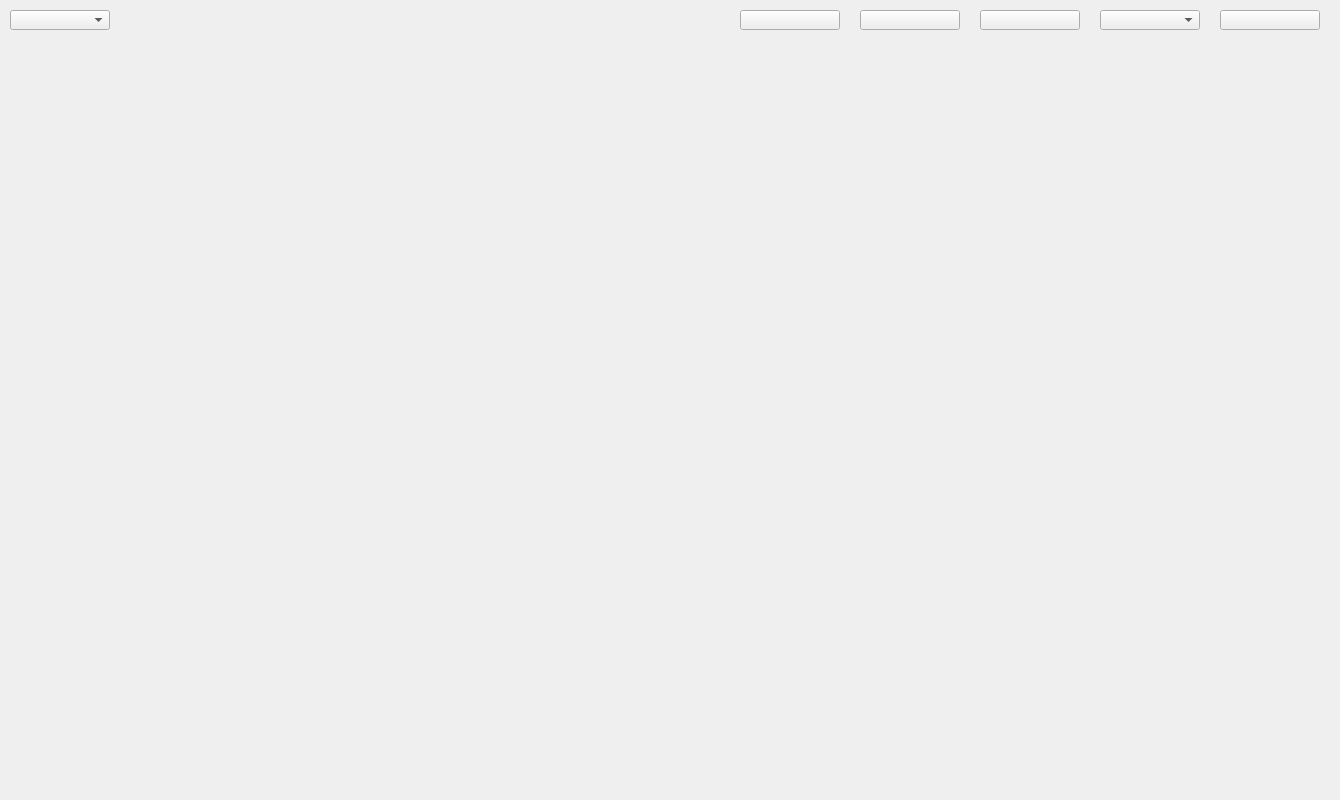
<?xml version="1.0" encoding="UTF-8"?>
<ui version="4.0">
 <class>Widget</class>
 <widget class="QWidget" name="Widget">
  <property name="geometry">
   <rect>
    <x>0</x>
    <y>0</y>
    <width>1340</width>
    <height>800</height>
   </rect>
  </property>
  <property name="minimumSize">
   <size>
    <width>1340</width>
    <height>800</height>
   </size>
  </property>
  <property name="maximumSize">
   <size>
    <width>1340</width>
    <height>800</height>
   </size>
  </property>
  <property name="windowTitle">
   <string>Widget</string>
  </property>
  <widget class="QComboBox" name="comboBox">
   <property name="geometry">
    <rect>
     <x>10</x>
     <y>10</y>
     <width>100</width>
     <height>20</height>
    </rect>
   </property>
  </widget>
  <widget class="QPushButton" name="startButton">
   <property name="geometry">
    <rect>
     <x>1220</x>
     <y>10</y>
     <width>100</width>
     <height>20</height>
    </rect>
   </property>
   <property name="text">
    <string/>
   </property>
  </widget>
  <widget class="QLabel" name="label">
   <property name="geometry">
    <rect>
     <x>30</x>
     <y>50</y>
     <width>1280</width>
     <height>720</height>
    </rect>
   </property>
   <property name="minimumSize">
    <size>
     <width>1280</width>
     <height>720</height>
    </size>
   </property>
   <property name="text">
    <string/>
   </property>
  </widget>
  <widget class="QComboBox" name="pix">
   <property name="geometry">
    <rect>
     <x>1100</x>
     <y>10</y>
     <width>100</width>
     <height>20</height>
    </rect>
   </property>
  </widget>
  <widget class="QPushButton" name="saveButton">
   <property name="geometry">
    <rect>
     <x>980</x>
     <y>10</y>
     <width>100</width>
     <height>20</height>
    </rect>
   </property>
   <property name="text">
    <string/>
   </property>
  </widget>
  <widget class="QPushButton" name="closeButton">
   <property name="geometry">
    <rect>
     <x>860</x>
     <y>10</y>
     <width>100</width>
     <height>20</height>
    </rect>
   </property>
   <property name="text">
    <string/>
   </property>
  </widget>
  <widget class="QPushButton" name="phaseButton">
   <property name="geometry">
    <rect>
     <x>740</x>
     <y>10</y>
     <width>100</width>
     <height>20</height>
    </rect>
   </property>
   <property name="text">
    <string/>
   </property>
  </widget>
 </widget>
 <layoutdefault spacing="6" margin="11"/>
 <resources/>
 <connections/>
</ui>
